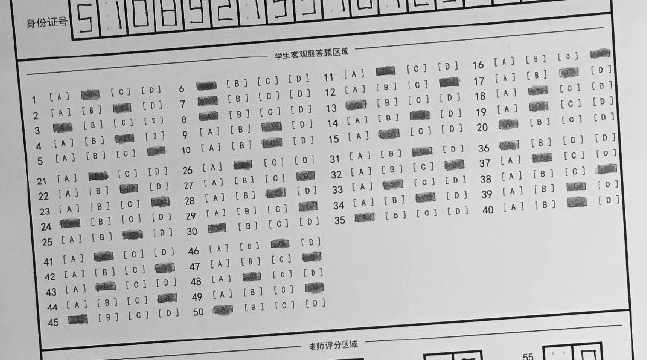
#> input picture images/t5.jpg, 647 x 360 px
$ python test.py
#> lines starting #> are read from the running program, lines starting #| are printed output that depends on the picture; after the words box and inside, x2 and y2 are one past the last pixel; in counts of white or black regions, pixels touching at a corner belong together
#> further down, image is the input picture: shape (360, 647, 3); min 0, max 255, mean 187.5
import json

import yaml

import numpy as np
from imutils.perspective import four_point_transform
import cv2
import imutils
from PIL import Image


def format_print_dict(d):
    print(json.dumps(d, indent=4, ensure_ascii=False))  # 缩进4空格，中文字符不转义成Unicode)


def load_config():
    f = open('settings.yaml')
    cf = yaml.load(f, Loader=yaml.FullLoader)
    format_print_dict(cf)
    cf['ANS_IMG_KERNEL'] = np.ones((2, 2), np.uint8)
    cf['CHOICE_IMG_KERNEL'] = np.ones((2, 2), np.uint8)
    return cf


def trans(base_image):
    gray = cv2.cvtColor(base_image, cv2.COLOR_BGR2GRAY)
    blurred = cv2.GaussianBlur(gray, (5, 5), 0)
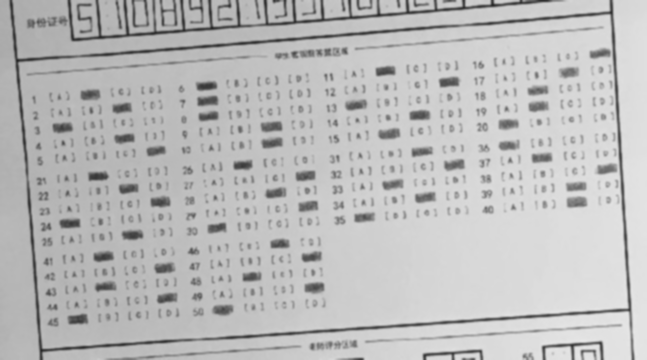
#> blurred: shape (360, 647); min 38, max 232, mean 187.5
    edged = imutils.auto_canny(blurred)
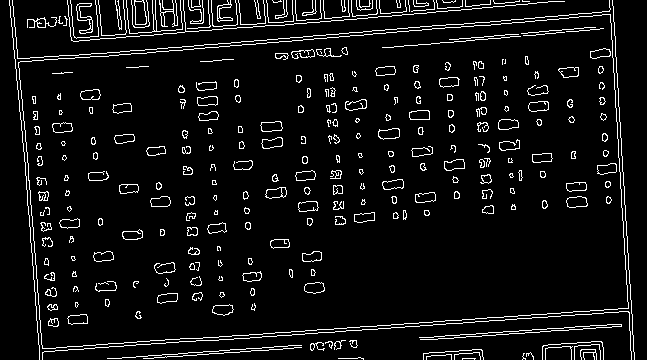
#> edged: shape (360, 647); 6.4% white in thin lines or dots
    cnts = cv2.findContours(edged.copy(), cv2.RETR_EXTERNAL, cv2.CHAIN_APPROX_SIMPLE)
#> cnts = 62 contours, 54 with area under 20; largest, box (x1, y1, x2, y2) and area: (18, 14, 629, 349) 171417, (134, 0, 147, 25) 236, (76, 3, 93, 34) 180, (217, 0, 233, 22) 104, (27, 17, 57, 28) 80, (159, 0, 178, 27) 50, (310, 342, 325, 351) 28, (302, 0, 317, 16) 27
    cnts = imutils.grab_contours(cnts)
    docCnt = None
    # 寻找答题卡区域
    if len(cnts) > 0:
        # 轮廓按照面积降序排列
        cnts = sorted(cnts, key=cv2.contourArea, reverse=True)
        for c in cnts:
            peri = cv2.arcLength(c, True)
            approx = cv2.approxPolyDP(c, 0.02 * peri, True)
            if len(approx) == 4:
                docCnt = approx
                break
#> this loop made 1 pass
#> (peri, docCnt) on pass 1: (1811.8, [[610, 14], [18, 62], [42, 348], [628, 308]])
    else:
        return
    paper = four_point_transform(base_image, docCnt.reshape(4, 2))
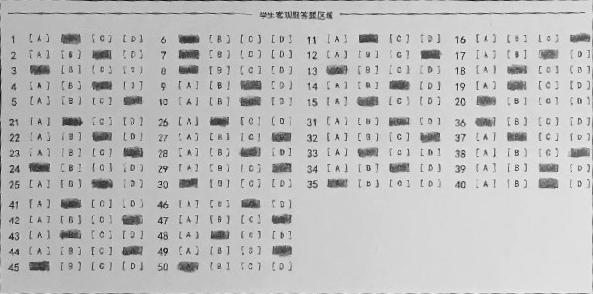
#> paper: shape (294, 593, 3); min 17, max 244, mean 190.4
    im = Image.fromarray(paper)
    im.save('trans.jpg')


if __name__ == '__main__':
    img_path = './images/t5.jpg'
    image = cv2.imread(img_path)
    trans(image)

$ run again, with images/t1.jpg copied over images/t5.jpg
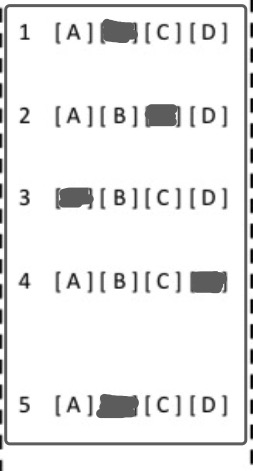
#> input picture images/t1.jpg, 253 x 471 px
#> image is the input picture: shape (471, 253, 3); min 0, max 255, mean 235
#> in trans, `edged = imutils.auto_canny(blurred)`:
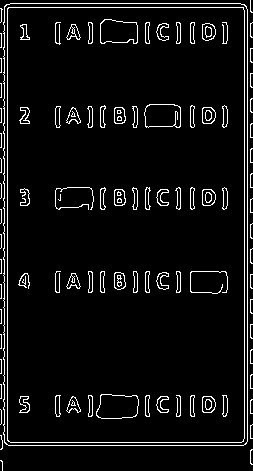
#> edged: shape (471, 253); 5.9% white in thin lines or dots
#> cnts = 39 contours, 38 with area under 20; largest, box (x1, y1, x2, y2) and area: (3, 3, 248, 446) 107454
#> the loop in trans, `for c in cnts:` made 1 pass
#> (peri, docCnt) on pass 1: (1397.2, [[6, 4], [4, 442], [245, 444], [246, 6]])
#> in trans, `paper = four_point_transform(base_image, docCnt.reshape(4, 2))`:
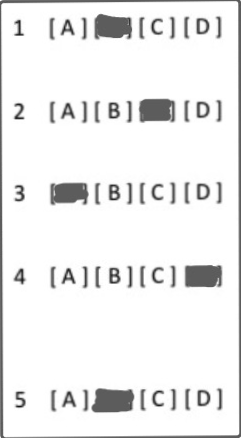
#> paper: shape (438, 241, 3); min 23, max 255, mean 237.5

$ run again, with images/t3.jpg copied over images/t5.jpg
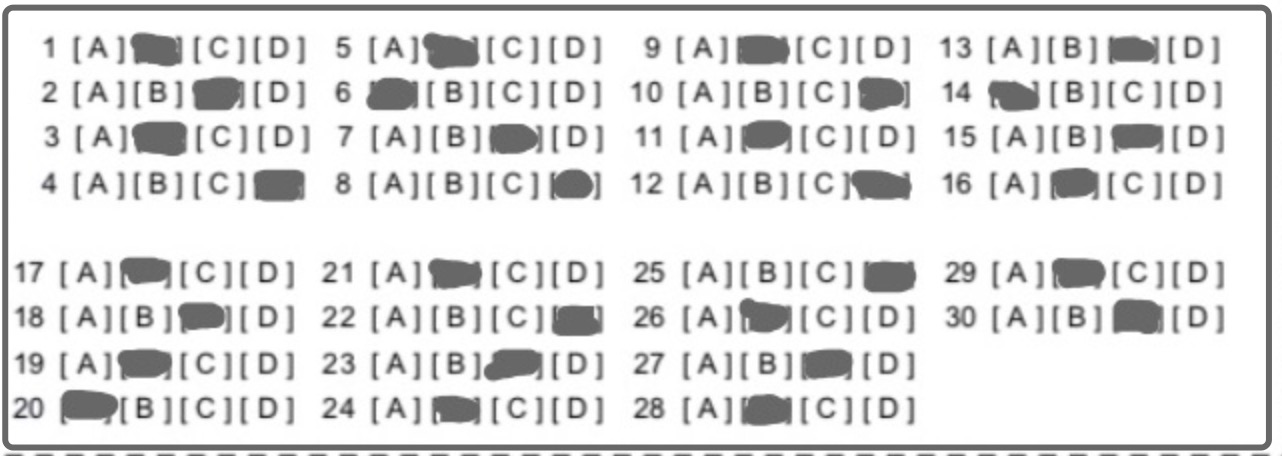
#> input picture images/t3.jpg, 1282 x 456 px
#> image is the input picture: shape (456, 1282, 3); mean B, G, R 223.8, 223.8, 223.8
#> in trans, `edged = imutils.auto_canny(blurred)`:
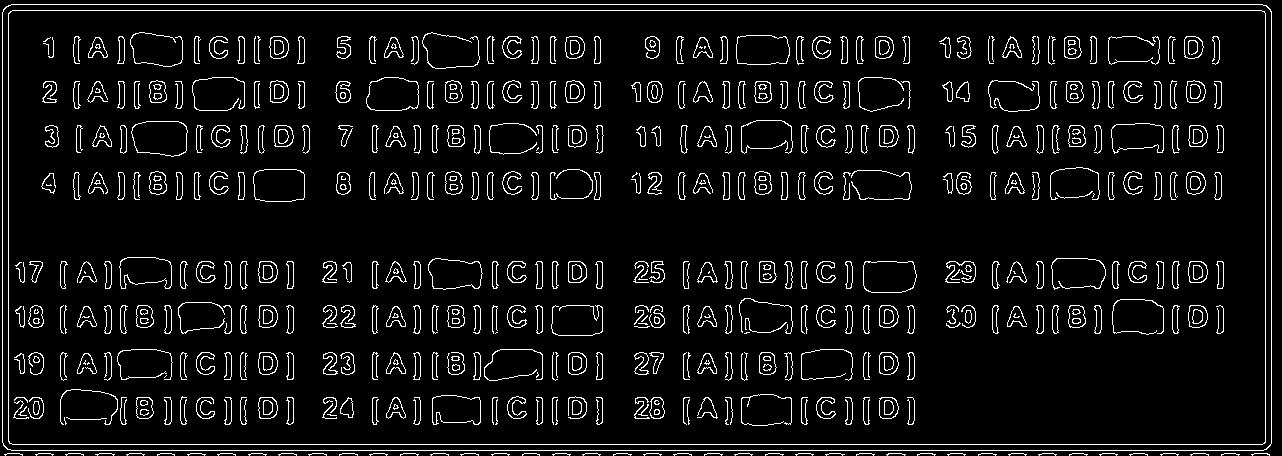
#> edged: shape (456, 1282); 6.7% white in thin lines or dots
#> cnts = 43 contours, 42 with area under 20; largest, box (x1, y1, x2, y2) and area: (2, 4, 1272, 451) 565884
#> the loop in trans, `for c in cnts:` made 1 pass
#> (peri, docCnt) on pass 1: (3415.9, [[3, 9], [7, 449], [1271, 443], [1266, 5]])
#> in trans, `paper = four_point_transform(base_image, docCnt.reshape(4, 2))`:
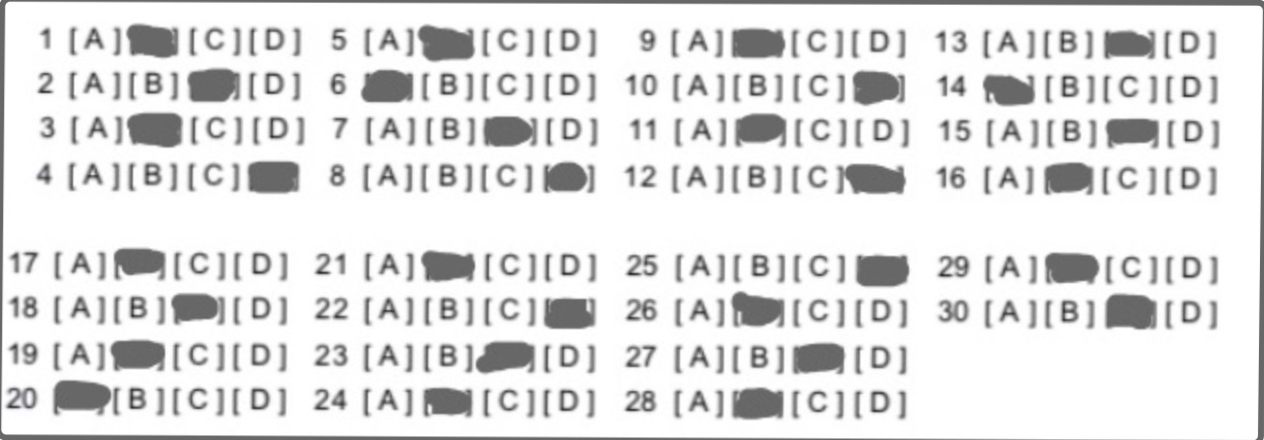
#> paper: shape (440, 1264, 3); mean B, G, R 225.4, 225.3, 225.3
